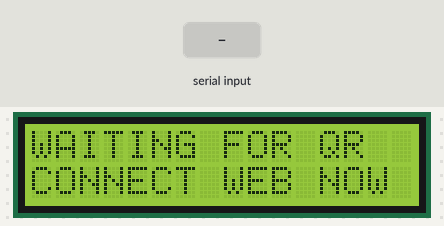
This sketch was run on a simulated ESP32. Shown: 16×2 character LCD. Inputs (shaded band) come from the test bench.

Above: at 1.7 s.
At 3.1 s:
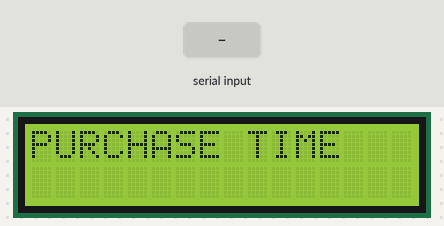
3.2 s: "TICKET|\n" received over Serial
At 4.4 s:
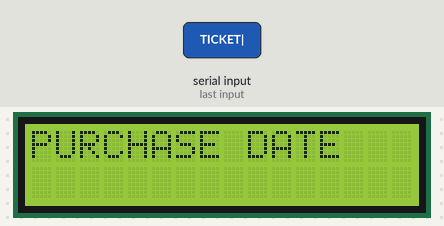
Timing chart, 0 to 6.2 s (numbered marks = the images above; inputs shaded):
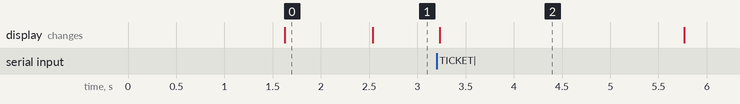

Measured:
- what the display in image 0 shows lasts 0.9 s, from 1.6 s to 2.5 s

The sketch:

doitung_esp32_lcd.ino
```cpp
#include <Wire.h>
#include <LiquidCrystal_I2C.h>

// LCD 16x2 I2C address is commonly 0x27 or 0x3F
LiquidCrystal_I2C lcd(0x27, 16, 2);

struct TicketData {
  String status;
  String ticketNo;
  String name;
  String purchaseDate;
  String purchaseTime;
  String visitDate;
  String checkedInAt;
  String message;
};

TicketData currentData;
unsigned long lastSwitch = 0;
int screenIndex = 0;

String fit16(String s) {
  s.replace("\r", " ");
  s.replace("\n", " ");
  if (s.length() > 16) return s.substring(0, 16);
  while (s.length() < 16) s += " ";
  return s;
}

String getField(String line, int index) {
  int from = 0;
  for (int i = 0; i < index; i++) {
    int pos = line.indexOf('|', from);
    if (pos < 0) return "";
    from = pos + 1;
  }
  int end = line.indexOf('|', from);
  if (end < 0) end = line.length();
  return line.substring(from, end);
}

void showScreen(int idx) {
  lcd.clear();
  switch (idx) {
    case 0:
      lcd.setCursor(0, 0); lcd.print(fit16("PURCHASE DATE"));
      lcd.setCursor(0, 1); lcd.print(fit16(currentData.purchaseDate));
      break;
    case 1:
      lcd.setCursor(0, 0); lcd.print(fit16("PURCHASE TIME"));
      lcd.setCursor(0, 1); lcd.print(fit16(currentData.purchaseTime));
      break;
    case 2:
      lcd.setCursor(0, 0); lcd.print(fit16("VISIT DATE"));
      lcd.setCursor(0, 1); lcd.print(fit16(currentData.visitDate));
      break;
    case 3:
      lcd.setCursor(0, 0); lcd.print(fit16("TICKET STATUS"));
      lcd.setCursor(0, 1);
      if (currentData.status == "valid") lcd.print(fit16("VALID / USED NOW"));
      else if (currentData.status == "used") lcd.print(fit16("ALREADY USED"));
      else if (currentData.status == "wrong_date") lcd.print(fit16("WRONG DATE"));
      else if (currentData.status == "ready") lcd.print(fit16("LCD READY"));
      else lcd.print(fit16("INVALID"));
      break;
    case 4:
      lcd.setCursor(0, 0); lcd.print(fit16("TICKET NO"));
      lcd.setCursor(0, 1); lcd.print(fit16(currentData.ticketNo));
      break;
    default:
      lcd.setCursor(0, 0); lcd.print(fit16("MESSAGE"));
      lcd.setCursor(0, 1); lcd.print(fit16(currentData.message));
      break;
  }
}

void parseLine(String line) {
  line.trim();
  if (!line.startsWith("TICKET|")) return;
  currentData.status = getField(line, 1);
  currentData.ticketNo = getField(line, 2);
  currentData.name = getField(line, 3);
  currentData.purchaseDate = getField(line, 4);
  currentData.purchaseTime = getField(line, 5);
  currentData.visitDate = getField(line, 6);
  currentData.checkedInAt = getField(line, 7);
  currentData.message = getField(line, 8);
  screenIndex = 0;
  showScreen(screenIndex);
  lastSwitch = millis();
}

void setup() {
  Serial.begin(115200);
  Wire.begin(); // SDA 21, SCL 22 on most ESP32 boards
  lcd.init();
  lcd.backlight();
  lcd.setCursor(0, 0); lcd.print("DOITUNG TICKET ");
  lcd.setCursor(0, 1); lcd.print("LCD STARTING...");
  delay(1500);
  lcd.clear();
  lcd.setCursor(0, 0); lcd.print("WAITING FOR QR  ");
  lcd.setCursor(0, 1); lcd.print("CONNECT WEB NOW ");
}

void loop() {
  if (Serial.available()) {
    String line = Serial.readStringUntil('\n');
    parseLine(line);
  }

  if (millis() - lastSwitch > 2500) {
    lastSwitch = millis();
    screenIndex = (screenIndex + 1) % 6;
    showScreen(screenIndex);
  }
}
```
